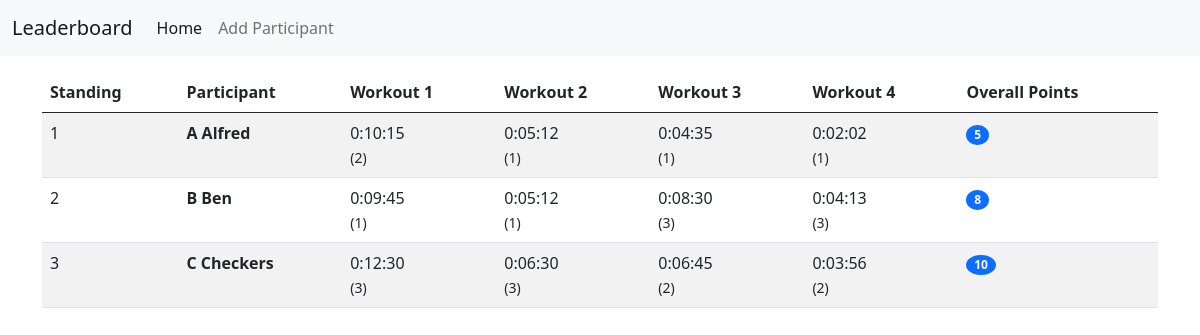
The page / on the database its author committed.
### leaderboard/models.py (models this page shows, shortened)
class Participant(models.Model):
    name = models.CharField(max_length=100)
    workout1_time = models.DurationField(default=timedelta(seconds=0))
    workout1_score = models.IntegerField(default=1)
    workout2_time = models.DurationField(default=timedelta(seconds=0))
    workout2_score = models.IntegerField(default=1)
    workout3_time = models.DurationField(default=timedelta(seconds=0))
    workout3_score = models.IntegerField(default=1)
    workout4_time = models.DurationField(default=timedelta(seconds=0))
    workout4_score = models.IntegerField(default=1)
    points = models.IntegerField(default=4)

### ICT/views.py (the view)
# urls.py: path('', home_view),
def home_view(request):
    participant_queryset = Participant.objects.order_by('points')
    context = {
        "participant_list": participant_queryset,
    }
    HTML_STRING = render_to_string('home-view.html', context = context)
    return HttpResponse(HTML_STRING)

### templates/home-view.html
{% extends "base.html" %}
{% block content %}
<table class='table table-striped'>
    <thead class='thead-dark'>
        <tr>
            <th>Standing</th>
            <th>Participant</th>
            <th>Workout 1</th>
            <th>Workout 2</th>
            <th>Workout 3</th>
            <th>Workout 4</th>
            <th>Overall Points</th>
        </tr>
    </thead>
    {% for participant in participant_list %}
    <tr>
        <td>
            {{ forloop.counter }}
        </td>
        <td>
            <strong>{{ participant.name }}</strong>
        </td>
        <td>
            {{ participant.workout1_time }} <br><small class='test-secondary'>({{ participant.workout1_score }})</small>
        </td>
        <td>
            {{ participant.workout2_time }} <br><small class='test-secondary'>({{ participant.workout2_score }})</small>
        </td>
        <td>
            {{ participant.workout3_time }} <br><small class='test-secondary'>({{ participant.workout3_score }})</small>
        </td>
        <td>
            {{ participant.workout4_time }} <br><small class='test-secondary'>({{ participant.workout4_score }})</small>
        </td>
        <td>
            <span class="badge rounded-circle bg-primary">{{ participant.points }}</span>
        </td>
    </tr>
    {% endfor %}
</table>
{% endblock content %}

### templates/base.html (shortened to what this page needs)
<!doctype html>
<html lang="en">
  <head>
    <link href="https://cdn.jsdelivr.net/npm/bootstrap@5.0.2/dist/css/bootstrap.min.css" rel="stylesheet">
  </head>
  <body>
    <nav class="navbar navbar-expand-lg navbar-light bg-light">
        <div class="container-fluid">
          <a class="navbar-brand" href="/">Leaderboard</a>
          <div class="collapse navbar-collapse" id="navbarNav">
            <ul class="navbar-nav">
              <li class="nav-item">
                <a class="nav-link active" aria-current="page" href="/">Home</a>
              </li>
              <li class="nav-item">
                <a class="nav-link" href="/create">Add Participant</a>
              </li>
            </ul>
          </div>
        </div>
      </nav>
    <div class='container pt-3'>
        {% block content %}
        {% endblock content %}
    </div>
  </body>
</html>

### rows shown on the page
Participant: name "A Alfred", workout1_time "0:10:15", workout1_score "2", workout2_time "0:05:12", workout2_score "1", workout3_time "0:04:35", workout3_score "1", workout4_time "0:02:02", workout4_score "1", points "5"
Participant: name "B Ben", workout1_time "0:09:45", workout1_score "1", workout2_time "0:05:12", workout2_score "1", workout3_time "0:08:30", workout3_score "3", workout4_time "0:04:13", workout4_score "3", points "8"
Participant: name "C Checkers", workout1_time "0:12:30", workout1_score "3", workout2_time "0:06:30", workout2_score "3", workout3_time "0:06:45", workout3_score "2", workout4_time "0:03:56", workout4_score "2", points "10"
